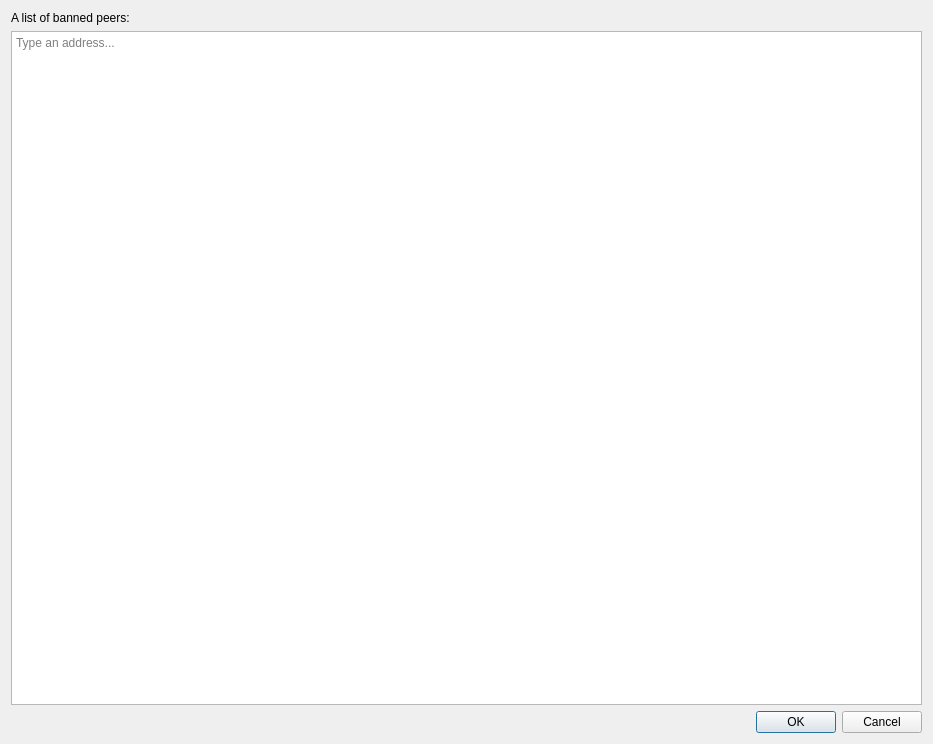
<?xml version="1.0" encoding="UTF-8"?>
<ui version="4.0">
 <class>ManagePeersDialog</class>
 <widget class="QDialog" name="ManagePeersDialog">
  <property name="geometry">
   <rect>
    <x>0</x>
    <y>0</y>
    <width>933</width>
    <height>744</height>
   </rect>
  </property>
  <property name="windowTitle">
   <string>Dialog</string>
  </property>
  <layout class="QVBoxLayout" name="verticalLayout">
   <item>
    <widget class="QLabel" name="label">
     <property name="text">
      <string>A list of banned peers:</string>
     </property>
    </widget>
   </item>
   <item>
    <widget class="QTextEdit" name="textEdit">
     <property name="placeholderText">
      <string>Type an address...</string>
     </property>
    </widget>
   </item>
   <item>
    <widget class="QDialogButtonBox" name="buttonBox">
     <property name="orientation">
      <enum>Qt::Orientation::Horizontal</enum>
     </property>
     <property name="standardButtons">
      <set>QDialogButtonBox::StandardButton::Cancel|QDialogButtonBox::StandardButton::Ok</set>
     </property>
    </widget>
   </item>
  </layout>
 </widget>
 <resources/>
 <connections>
  <connection>
   <sender>buttonBox</sender>
   <signal>accepted()</signal>
   <receiver>ManagePeersDialog</receiver>
   <slot>accept()</slot>
   <hints>
    <hint type="sourcelabel">
     <x>248</x>
     <y>254</y>
    </hint>
    <hint type="destinationlabel">
     <x>157</x>
     <y>274</y>
    </hint>
   </hints>
  </connection>
  <connection>
   <sender>buttonBox</sender>
   <signal>rejected()</signal>
   <receiver>ManagePeersDialog</receiver>
   <slot>reject()</slot>
   <hints>
    <hint type="sourcelabel">
     <x>316</x>
     <y>260</y>
    </hint>
    <hint type="destinationlabel">
     <x>286</x>
     <y>274</y>
    </hint>
   </hints>
  </connection>
 </connections>
</ui>
